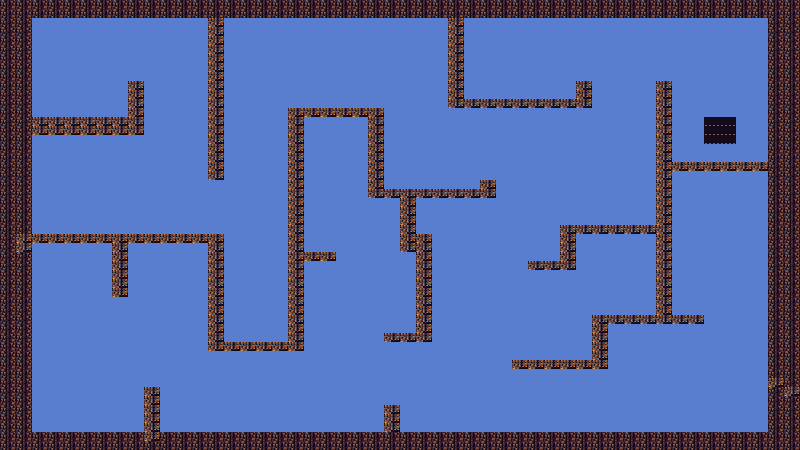

The image is a tile-based game level rendered from a .tmx file. Its description and source (layers, tilesets, objects; grid data summarised) follow:
An orthogonal 50x50 tile map with 16x9 px tiles, 4 tile layers (background, Kachelebene 4, drawwalls, drawhole), 2 tilesets and 41 objects.

<map version="1.0" orientation="orthogonal" renderorder="right-down" width="50" height="50" tilewidth="16" tileheight="9" backgroundcolor="#1c0516" nextobjectid="45">
 <tileset firstgid="1" name="Wall" tilewidth="16" tileheight="9" tilecount="1800" columns="20">
  <image source="Tields/Objects/Wall.png" width="320" height="816" />
 </tileset>
 <tileset firstgid="1801" name="Hole" tilewidth="16" tileheight="9" tilecount="312" columns="8">
  <image source="Tields/Objects/Decor1.png" width="128" height="352" />
 </tileset>
 <layer name="background" width="50" height="50">
  <data>[2500 cells, 2500 non-empty, 1 distinct tile ids]</data>
 </layer>
 <layer name="Kachelebene 4" width="50" height="50">
  <data>[2500 cells, 0 non-empty, 0 distinct tile ids]</data>
 </layer>
 <objectgroup name="walls">
  <object id="4" gid="10" x="646" y="16" width="16" height="9" />
  <object id="5" gid="10" x="662" y="9" width="16" height="9" />
  <object id="6" gid="10" x="645" y="6" width="16" height="9" />
  <object id="7" x="24" y="436" width="115" height="14" />
  <object id="8" x="12" y="444" />
  <object id="9" x="8" y="432" />
  <object id="10" x="8" y="432" width="762" height="19" />
  <object id="11" x="3" y="2" height="16" />
  <object id="12" x="-1" y="2" width="33" height="452" />
  <object id="13" x="28" y="2" width="771" height="15" />
  <object id="14" x="769" y="19" width="30" height="431" />
  <object id="15" x="676" y="162" width="91" height="10" />
  <object id="16" x="656" y="83" width="16" height="234" />
  <object id="17" x="594" y="315" width="111" height="12" />
  <object id="18" x="595" y="328" width="12" height="40" />
  <object id="19" x="515" y="363" width="81" height="8" />
  <object id="20" x="531" y="265" width="38" height="4" />
  <object id="21" x="531" y="259" width="43" height="12" />
  <object id="22" x="560" y="228" width="17" height="42" />
  <object id="23" x="564" y="228" width="93" height="8" />
  <object id="24" x="451" y="25" width="14" height="85" />
  <object id="25" x="460" y="97" width="117" height="13" />
  <object id="26" x="579" y="83" width="12" height="28" />
  <object id="27" x="34" y="117" width="111" height="19" />
  <object id="28" x="132" y="86" width="14" height="32" />
  <object id="29" x="34" y="236" width="192" height="8" />
  <object id="30" x="209" y="246" width="13" height="107" />
  <object id="31" x="113" y="247" width="17" height="51" />
  <object id="32" x="145" y="390" width="16" height="43" />
  <object id="33" x="384" y="409" width="17" height="24" />
  <object id="34" x="221" y="339" width="82" height="13" />
  <object id="35" x="290" y="108" width="13" height="246" />
  <object id="36" x="303" y="108" width="80" height="11" />
  <object id="37" x="371" y="118" width="13" height="83" />
  <object id="38" x="303" y="253" width="33" height="11" />
  <object id="39" x="383" y="188" width="116" height="12" />
  <object id="40" x="482" y="180" width="17" height="16" />
  <object id="41" x="398" y="202" width="19" height="50" />
  <object id="42" x="419" y="239" width="13" height="103" />
  <object id="43" x="387" y="333" width="41" height="10" />
 </objectgroup>
 <layer name="drawwalls" width="50" height="50">
  <data>[2500 cells, 614 non-empty, 2 distinct tile ids]</data>
 </layer>
 <layer name="drawhole" width="50" height="50">
  <data>[2500 cells, 6 non-empty, 1 distinct tile ids]</data>
 </layer>
 <objectgroup name="hole">
  <object id="44" x="703" y="119" width="34" height="27" />
 </objectgroup>
</map>
